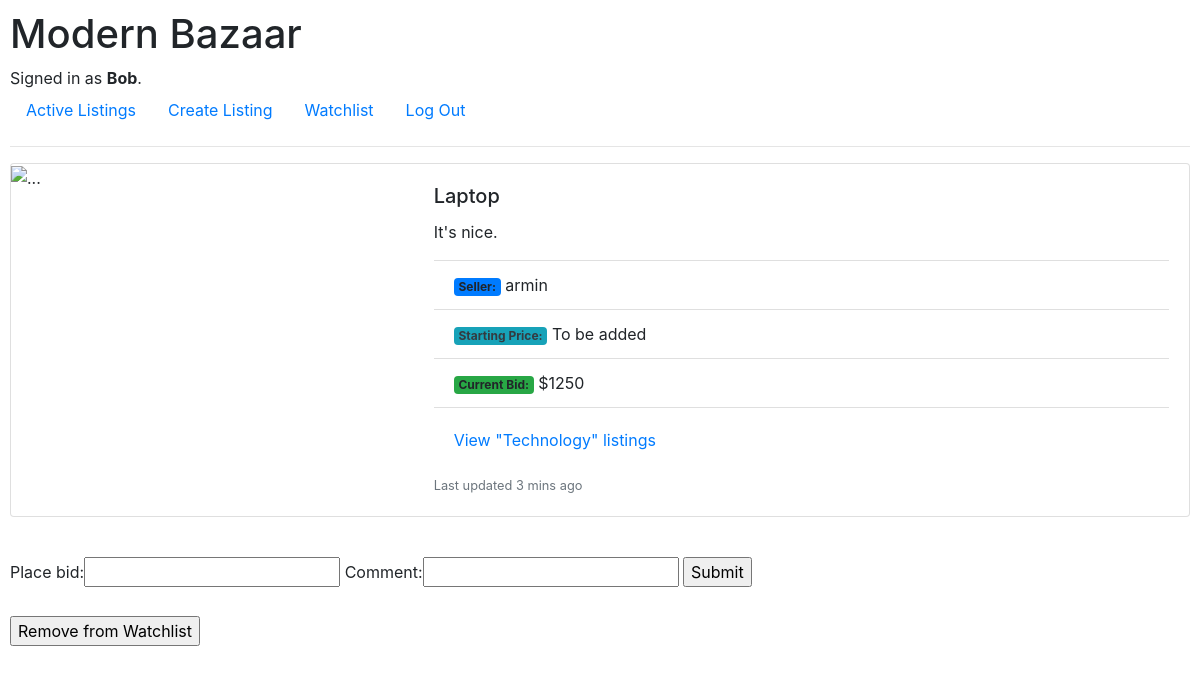
Page /6 (signed in) on the committed database.
### auctions/models.py (models this page shows, shortened)
class User(AbstractUser, models.Model):
    pass

class Listing(models.Model):
    seller = models.ForeignKey(User, on_delete=models.CASCADE, null=True) #why?
    title = models.CharField(max_length=69)
    description = models.CharField(max_length=69)
    current_bid = models.IntegerField()
    category = models.CharField(max_length=69, null=True)
    active = models.BooleanField(default=True)

### auctions/views.py (the view, shortened to what this page needs)
# urls.py: path("<int:listing_id>", views.listing, name="listing"),
def listing(request, listing_id):
    listing = Listing.objects.get(id=listing_id)
    bidder = User.objects.get(id= request.session['user'])
    watch_list = Watchlist.objects.filter(watcher= bidder, item= listing).exists()
    if Comment.objects.filter(item= listing).exists():   #cut this down, use query set for input
        comments = Comment.objects.filter(item= listing)
    else:
        comments = False
    return render(request, "auctions/listing.html", {
        "listing": listing,
        "form": ActionOnListing(),
        "comments": comments,
        "bidder": bidder,
        "exists": Bid.objects.filter(item= listing).exists(),
        "bids": Bid.objects.filter(item= listing),
        "watchlist": watch_list
    })

### auctions/views.py
class ActionOnListing(forms.Form):
    place_bid = forms.IntegerField(min_value=0, required=False)
    comment = forms.CharField(max_length=67, required=False)

### auctions/templates/auctions/listing.html (shortened to what this page needs)
{% extends "auctions/layout.html" %}
{% block body %}
  <div class="card mb-3" style="max-width: 1200px;">
    <div class="row g-0">
      <div class="col-md-4">
        <img src="..." class="img-fluid rounded-start" alt="...">
      </div>
      <div class="col-md-8">
        <div class="card-body">
          <h5 class="card-title">{{ listing.title }}</h5>
          <ul class="list-group list-group-flush">
            <p class="card-text">{{ listing.description }}</p>
            <li class="list-group-item"><span class="badge bg-primary">Seller:</span> {{ listing.seller }}</li>
            <li class="list-group-item"><span class="badge bg-info text-dark">Starting Price:</span> To be added</li>
            <li class="list-group-item"><span class="badge bg-success">Current Bid:</span> ${{ listing.current_bid }}</li>
          </ul>
          <div class="card-body">
            <a href="{% url 'category' listing.category %}" class="card-link">View "{{ listing.category }}" listings</a>
          </div>
          <p class="card-text"><small class="text-muted">Last updated 3 mins ago</small></p>
        </div>
      </div>
    </div>
  </div>
  <br>
    {% if listing.active %}
        {% if listing.seller != bidder %}
            <form action="{% url 'listing' listing.id %}" method="post">
                {{ form }}
            <input type="submit" name="form" >
            </form>
            {% if watchlist == False %}
                <form action="{% url 'listing' listing.id %}" method="post">
                    {% csrf_token %}
                    <br>
                    <input type="submit" value="Add to Watchlist" name="watchlist">
                </form>
            {% else %}
                <form action="{% url 'listing' listing.id %}" method="post">
                    <br>
                    <input type="submit" value="Remove from Watchlist" name="remove-watchlist">
                </form>
            {% endif %}
        {% else %}
            <form action="{% url 'listing' listing.id %}" method="post">
                {% csrf_token %}
                <br>
                <input type="submit" value="Close Auction" name= "close">
            </form>
        {% endif %}
    {% endif %}
{% endblock %}

### auctions/templates/auctions/layout.html (shortened to what this page needs)
{% load static %}
<!DOCTYPE html>
<html lang="en">
    <head>
        <link rel="stylesheet" href="https://stackpath.bootstrapcdn.com/bootstrap/4.4.1/css/bootstrap.min.css">
        <link href="{% static 'auctions/styles.css' %}" rel="stylesheet">
    </head>
    <body>
        <h1>Modern Bazaar</h1>
        <div>
            {% if user.is_authenticated %}
                Signed in as <strong>{{ user.username }}</strong>.
            {% else %}
                Not signed in.
            {% endif %}
        </div>
        <ul class="nav">
            <li class="nav-item">
                <a class="nav-link" href="{% url 'index' %}">Active Listings</a>
            </li>
            {% if user.is_authenticated %}
                <li class="nav-item">
                    <a class="nav-link" href="{% url 'create' %}">Create Listing</a>
                </li>
                <li class="nav-item">
                    <a class="nav-link" href="{% url 'watchlist' %}">Watchlist</a>
                </li>
                <li class="nav-item">
                    <a class="nav-link" href="{% url 'logout' %}">Log Out</a>
                </li>
            {% endif %}
        </ul>
        <hr>
        {% block body %}
        {% endblock %}
    </body>
</html>

### auctions/static/auctions/styles.css (style rules this page uses)
body { padding: 10px; }

### rows in the picture
User: username "Bob"
Listing: title "Laptop", description "It's nice.", seller "armin", current_bid "1250", category "Technology"
